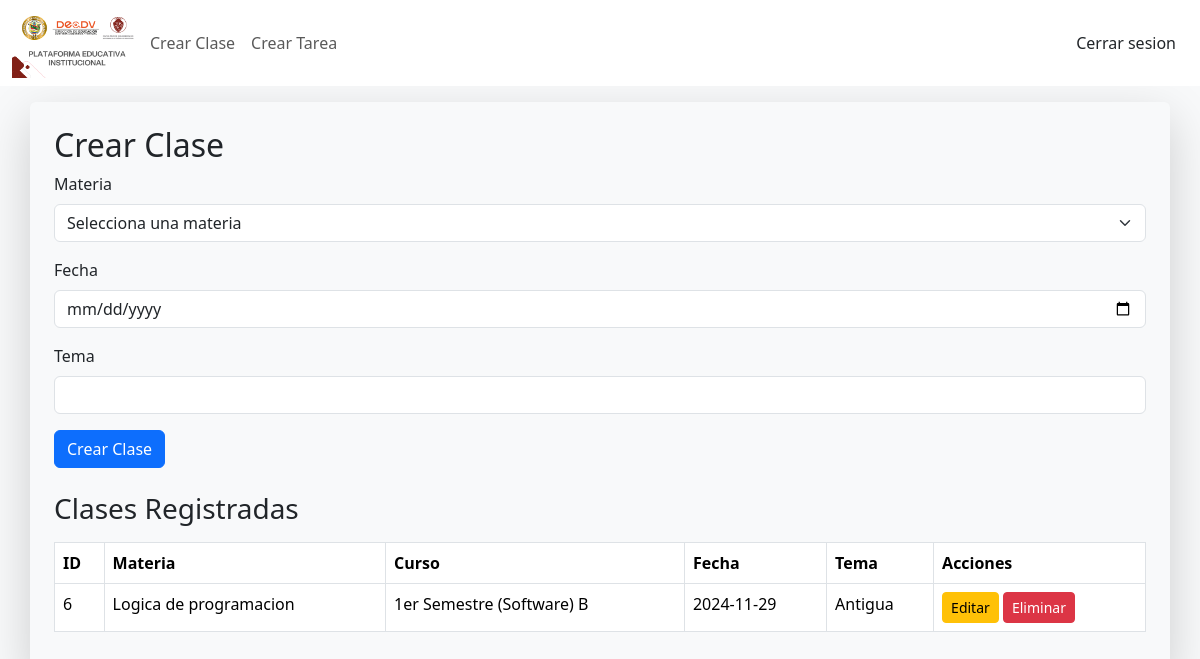
/b_profesor/crear_clase.php (signed in), run on the app's committed database.
### tables this page shows
CREATE TABLE `clases` (
  `id` int(11) NOT NULL AUTO_INCREMENT,
  `materia_id` int(11) NOT NULL,
  `fecha` date NOT NULL,
  `tema` varchar(100) DEFAULT NULL,
  PRIMARY KEY (`id`),
  KEY `materia_id` (`materia_id`),
  CONSTRAINT `clases_ibfk_1` FOREIGN KEY (`materia_id`) REFERENCES `materias` (`id`) ON DELETE CASCADE
);

CREATE TABLE `materias` (
  `id` int(11) NOT NULL AUTO_INCREMENT,
  `nombre` varchar(100) NOT NULL,
  `descripcion` text DEFAULT NULL,
  `curso_id` int(11) NOT NULL,
  PRIMARY KEY (`id`),
  KEY `curso_id` (`curso_id`),
  CONSTRAINT `materias_ibfk_1` FOREIGN KEY (`curso_id`) REFERENCES `cursos` (`id`) ON DELETE CASCADE
);

CREATE TABLE `cursos` (
  `id` int(11) NOT NULL AUTO_INCREMENT,
  `nombre` varchar(100) NOT NULL,
  `descripcion` text DEFAULT NULL,
  `profesor_id` int(11) DEFAULT NULL,
  PRIMARY KEY (`id`),
  KEY `profesor_id` (`profesor_id`),
  CONSTRAINT `cursos_ibfk_1` FOREIGN KEY (`profesor_id`) REFERENCES `profesores` (`id`) ON DELETE SET NULL
);

### b_profesor/crear_clase.php (the view, shortened to what this page needs)
<?php
$conn = Conexion();
$stmt = $conn->prepare("SELECT clases.id, materias.nombre AS materia_nombre, cursos.nombre AS curso_nombre, clases.fecha, clases.tema
                        FROM clases
                        JOIN materias ON clases.materia_id = materias.id
                        JOIN cursos ON materias.curso_id = cursos.id");
$stmt->execute();
$clases = $stmt->fetchAll(PDO::FETCH_ASSOC);
?>
<!DOCTYPE html>
<html lang="en">
<head>
    <link href="../css/bootstrap.css" rel="stylesheet">
</head>
<body class="bg-body-tertiary">
<nav class="navbar navbar-expand-lg bg-white">
  <div class="container-fluid">
  <img src="../img/nav.png" alt="Logo" width="130" height="70" class="d-inline-block align-text-top">
    <div class="collapse navbar-collapse" id="navbarNav">
      <ul class="navbar-nav">
        <li class="nav-item">
          <a class="nav-link" href="crear_clase.php">Crear Clase</a>
        </li>
        <li class="nav-item">
          <a class="nav-link" href="crear_tarea.php">Crear Tarea</a>
        </li>
      </ul>
      <a class="nav-link end-0 position-absolute me-4" href="../php/csesion.php">Cerrar sesion</a>
    </div>
  </div>
</nav>
<div class="container shadow-lg rounded p-4 mt-3">
    <h2>Crear Clase</h2>
    <form method="POST" action="">
        <div class="mb-3">
            <label for="materia_id" class="form-label">Materia</label>
            <select class="form-select" id="materia_id" name="materia_id" required>
                <option value="" disabled selected>Selecciona una materia</option>
            </select>
        </div>
        <div class="mb-3">
            <label for="fecha" class="form-label">Fecha</label>
            <input type="date" class="form-control" id="fecha" name="fecha" required>
        </div>
        <div class="mb-3">
            <label for="tema" class="form-label">Tema</label>
            <input type="text" class="form-control" id="tema" name="tema" required>
        </div>
        <button type="submit" class="btn btn-primary">Crear Clase</button>
    </form>
    <h3 class="mt-4">Clases Registradas</h3>
    <?php if (count($clases) > 0): ?>
        <table class="table table-bordered mt-3">
            <thead>
                <tr>
                    <th>ID</th>
                    <th>Materia</th>
                    <th>Curso</th>
                    <th>Fecha</th>
                    <th>Tema</th>
                    <th>Acciones</th>
                </tr>
            </thead>
            <tbody>
                <?php foreach ($clases as $clase): ?>
                    <tr>
                        <td><?= htmlspecialchars($clase['id']) ?></td>
                        <td><?= htmlspecialchars($clase['materia_nombre']) ?></td>
                        <td><?= htmlspecialchars($clase['curso_nombre']) ?></td>
                        <td><?= htmlspecialchars($clase['fecha']) ?></td>
                        <td><?= htmlspecialchars($clase['tema']) ?></td>
                        <td>
                            <a href="editar_clase.php?id=<?= $clase['id'] ?>" class="btn btn-warning btn-sm">Editar</a>
                            <a href="eliminar_clase.php?id=<?= $clase['id'] ?>" class="btn btn-danger btn-sm" onclick="return confirm('¿Estás seguro de que deseas eliminar esta clase?')">Eliminar</a>
                        </td>
                    </tr>
                <?php endforeach; ?>
            </tbody>
        </table>
    <?php else: ?>
        <p class="mt-3">No se han registrado clases</p>
    <?php endif; ?>
</div>
</body>
</html>

### data on the page
clases: id "6", materia.nombre "Logica de programacion", cursos.nombre "1er Semestre (Software) B", fecha "2024-11-29", tema "Antigua"
